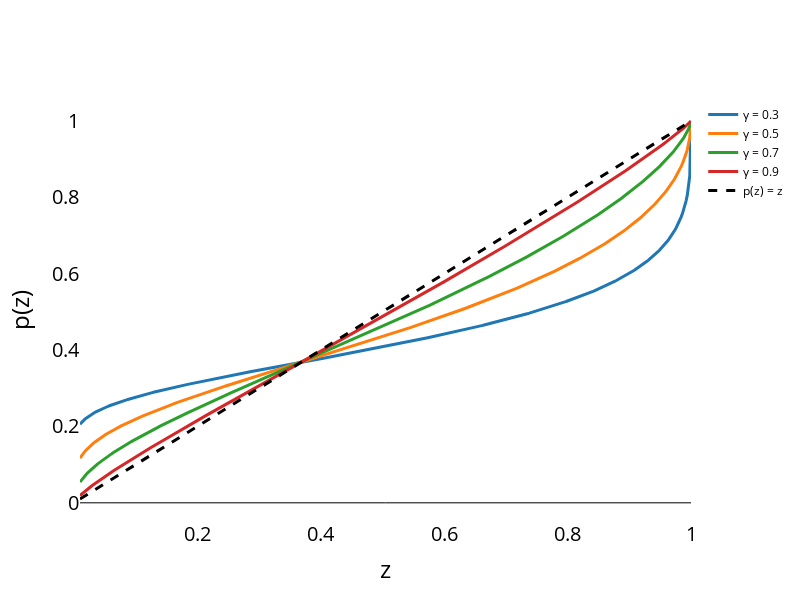

Notebook cell for this chart:
### Code cell
import numpy as np
import plotly.graph_objects as go

# Define the functions
def p_exp(z, gamma):
    return np.exp(-(-np.log(z))**gamma)

def p_z(z):
    return z

# Define the range of z values and gamma values
z_values = np.linspace(0.01, 1, 500)  # Avoid log(0) with z > 0
gammas = [0.3, 0.5, 0.7, 0.9]

# Prepare the data for Plotly
fig = go.Figure()

# Add p(z) = exp(-(-ln(z))^gamma) for multiple gammas
for gamma in gammas:
    fig.add_trace(go.Scatter(
        x=z_values,
        y=p_exp(z_values, gamma),
        mode='lines',
        name=u"\u03B3 = " f"{gamma}"
    ))

# Add p(z) = z
fig.add_trace(go.Scatter(
    x=z_values,
    y=p_z(z_values),
    mode='lines',
    name="p(z) = z",
    line=dict(dash='dash', color='black')
))

# Update layout
fig.update_layout(
    legend=dict(
        font=dict(
            color="black",  # Change legend text color
            size=12        # Adjust font size if needed
        )
    ),
    showlegend=True,
    font=dict(size=20),  # Increase the font size for the entire plot
    height=600,
    width=800,
    template='presentation',
    plot_bgcolor="rgba(0, 0, 0, 0)",  # Transparent plot background
    paper_bgcolor="rgba(0, 0, 0, 0)",  # Transparent page background
    xaxis=dict(
        title="z",
        showgrid=False,  # Remove grid for x-axis
        color = "black"  # Change the color of the x-axis labels to white
    ),
    yaxis=dict(
        title="p(z)",
        showgrid=False,  # Remove grid for y-axis
        color = "black"  # Change the color of the y-axis labels to white
    ),
)

# Show the plot
fig.show()

### Figure 1 — Plotly figure (JSON) as saved in the notebook; plotly's stock layout.template omitted (floating-point values rounded to 4 significant figures; data arrays with more than 128 entries replaced by an {"elided": "..."} marker saying what was removed)
{"data": [{"mode": "lines", "name": "γ = 0.3", "type": "scatter", "x": {"elided": "500 float values"}, "y": {"elided": "500 float values"}}, {"mode": "lines", "name": "γ = 0.5", "type": "scatter", "x": {"elided": "500 float values"}, "y": {"elided": "500 float values"}}, {"mode": "lines", "name": "γ = 0.7", "type": "scatter", "x": {"elided": "500 float values"}, "y": {"elided": "500 float values"}}, {"mode": "lines", "name": "γ = 0.9", "type": "scatter", "x": {"elided": "500 float values"}, "y": {"elided": "500 float values"}}, {"line": {"color": "black", "dash": "dash"}, "mode": "lines", "name": "p(z) = z", "type": "scatter", "x": {"elided": "500 float values"}, "y": {"elided": "500 float values"}}], "layout": {"font": {"size": 20}, "height": 600, "legend": {"font": {"color": "black", "size": 12}}, "paper_bgcolor": "rgba(0, 0, 0, 0)", "plot_bgcolor": "rgba(0, 0, 0, 0)", "showlegend": true, "width": 800, "xaxis": {"color": "black", "showgrid": false, "title": {"text": "z"}}, "yaxis": {"color": "black", "showgrid": false, "title": {"text": "p(z)"}}}}
